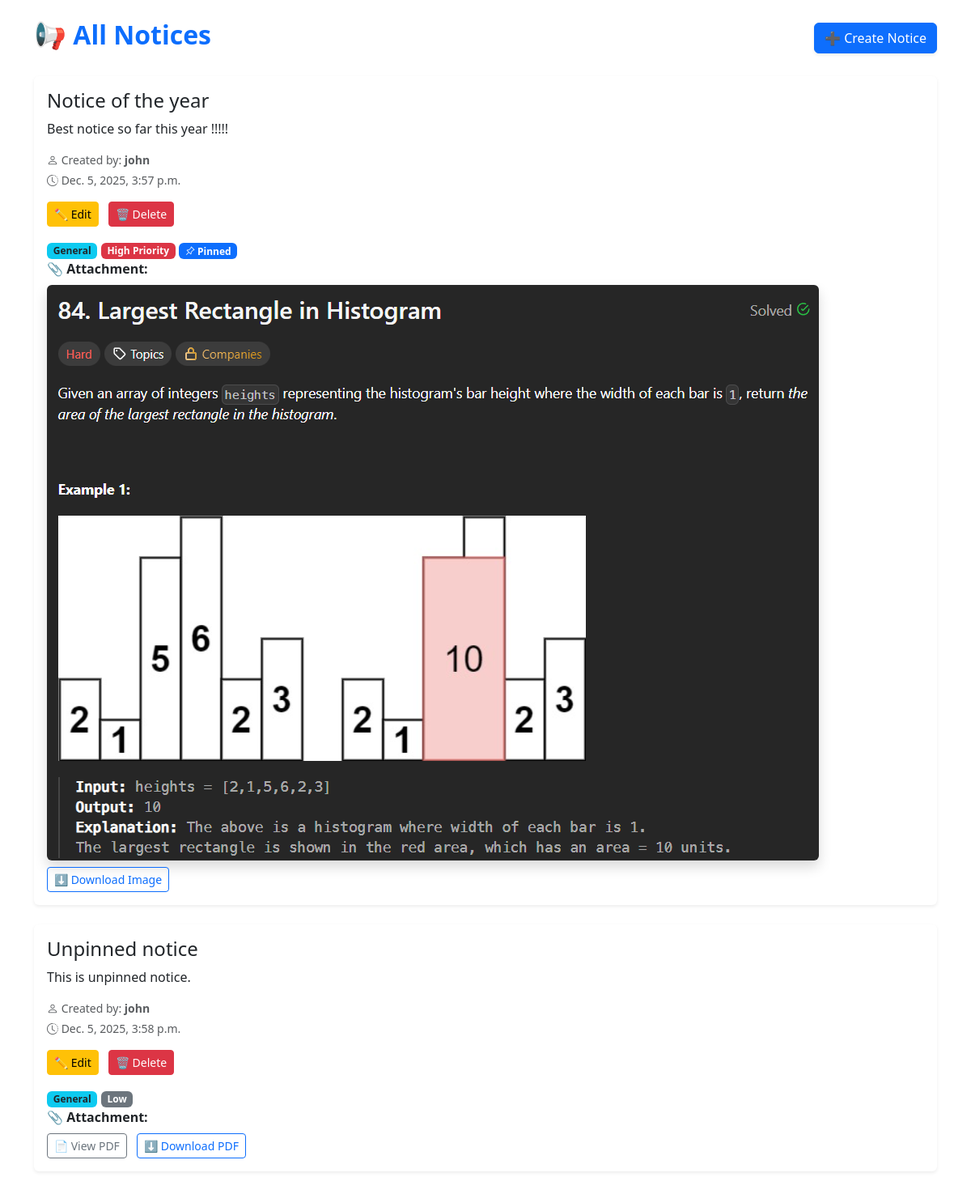
The app's page /notices/ (signed in) with its own data.
### notices/models.py (models this page shows, shortened)
class Notice(models.Model):
    CATEGORY_CHOICES = [
        ("general", "General"),
        ("exam", "Exam"),
        ("holiday", "Holiday"),
        ("event", "Event"),
        ("urgent", "Urgent"),
    ]
    PRIORITY_CHOICES = [
        ("high", "High"),
        ("medium", "Medium"),
        ("low", "Low"),
    ]
    title = models.CharField(max_length=200)
    message = models.TextField()
    created_at = models.DateTimeField(auto_now_add=True)
    created_by = models.ForeignKey(User, on_delete=models.CASCADE)
    saved_by = models.ManyToManyField(core.Profile, blank=True, related_name="saved_notices")
    attachment = models.FileField(
        upload_to="notices/",
        blank=True,
        null=True
    )
    created_by = models.ForeignKey(User, on_delete=models.SET_NULL, null=True)
    category = models.CharField(max_length=20, choices=CATEGORY_CHOICES, default="general")
    priority = models.CharField(max_length=20, choices=PRIORITY_CHOICES, default="medium")
    expiry_date = models.DateField(null=True, blank=True)
    pinned = models.BooleanField(default=False)

### notices/views.py (the view)
# urls.py: path('', views.notice_list, name='notice_list'),
@login_required
@role_required("teacher")
def notice_list(request):
    notices = (
        Notice.objects.filter(created_by=request.user)
        .order_by('-pinned', '-created_at')
    )
    return render(request, "notice_list.html", {"notices": notices})

### notices/templates/notice_list.html (shortened to what this page needs)
<link href="https://cdn.jsdelivr.net/npm/bootstrap@5.3.0/dist/css/bootstrap.min.css" rel="stylesheet">
<div class="container py-4">
    <div class="d-flex justify-content-between align-items-center mb-4">
        <h2 class="fw-bold text-primary">📢 All Notices</h2>
        {% if request.user.profile.role == "teacher" %}
            <a href="{% url 'notice_create' %}" class="btn btn-primary shadow-sm">
                ➕ Create Notice
            </a>
        {% endif %}
    </div>
    {% if notices %}
        {% for n in notices %}
            <div class="card shadow-sm border-0 mb-4">
                <div class="card-body">
                    <h4 class="card-title text-dark">{{ n.title }}</h4>
                        <p class="card-text">{{ n.message }}</p>
                        <p class="text-muted small mb-1">
                            <i class="bi bi-person"></i> Created by:
                            <strong>{{ n.created_by.username }}</strong>
                        </p>
                        <p class="text-muted small mb-3">
                            <i class="bi bi-clock-history"></i> {{ n.created_at }}
                        </p>
                    {% if request.user == n.created_by %}
                        <div class="mb-3">
                            <a href="{% url 'notice_edit' n.id %}" class="btn btn-sm btn-warning me-2">
                                ✏️ Edit
                            </a>
                            <a href="{% url 'notice_delete' n.id %}" class="btn btn-sm btn-danger">
                                🗑 Delete
                            </a>
                        </div>
                    {% endif %}
                        <span class="badge bg-info text-dark">{{ n.get_category_display }}</span>
                    {% if n.priority == "high" %}
                        <span class="badge bg-danger">High Priority</span>
                    {% elif n.priority == "medium" %}
                        <span class="badge bg-warning text-dark">Medium</span>
                    {% else %}
                        <span class="badge bg-secondary">Low</span>
                    {% endif %}
                    {% if n.pinned %}
                        <span class="badge bg-primary"><i class="bi bi-pin-angle"></i> Pinned</span>
                    {% endif %}
                    {% if n.attachment %}
                        <p class="fw-bold mb-2">📎 Attachment:</p>
                        {% with file=n.attachment.url|lower %}
                            {% if ".jpg" in file or ".jpeg" in file or ".png" in file %}
                                <img src="{{ n.attachment.url }}" class="img-fluid rounded mb-2 shadow">
                                <br>
                                <a href="{{ n.attachment.url }}" download class="btn btn-outline-primary btn-sm">
                                    ⬇ Download Image
                                </a>
                            {% elif ".pdf" in file %}
                                <a href="{{ n.attachment.url }}" target="_blank" class="btn btn-outline-secondary btn-sm">
                                    📄 View PDF
                                </a>
                                <a href="{{ n.attachment.url }}" download class="btn btn-outline-primary btn-sm ms-2">
                                    ⬇ Download PDF
                                </a>
                            {% else %}
                                <a href="{{ n.attachment.url }}" download class="btn btn-outline-primary btn-sm">
                                    ⬇ Download File
                                </a>
                            {% endif %}
                        {% endwith %}
                    {% endif %}
                </div>
            </div>
        {% endfor %}
    {% else %}
        <div class="alert alert-info text-center shadow-sm">
            No notices available.
        </div>
    {% endif %}
</div>
<link rel="stylesheet" href="https://cdn.jsdelivr.net/npm/bootstrap-icons@1.11.1/font/bootstrap-icons.css">

### records on screen
Notice: title "Notice of the year", message "Best notice so far this year !!!!!", created_by.username "john", created_at "Dec. 5, 2025, 3:57 p.m.", shows "✏️ Edit", category "General", priority "High Priority", pinned True (drawn), attachment (picture)
Notice: title "Unpinned notice", message "This is unpinned notice.", created_by.username "john", created_at "Dec. 5, 2025, 3:58 p.m.", shows "✏️ Edit", category "General", priority "Low"
